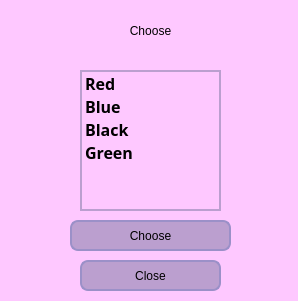
<?xml version="1.0" encoding="UTF-8"?>
<ui version="4.0">
 <class>chooselist</class>
 <widget class="QDialog" name="chooselist">
  <property name="geometry">
   <rect>
    <x>0</x>
    <y>0</y>
    <width>298</width>
    <height>301</height>
   </rect>
  </property>
  <property name="windowTitle">
   <string>Dialog</string>
  </property>
  <property name="styleSheet">
   <string notr="true">background-color: rgb(254, 200, 255);</string>
  </property>
  <widget class="QLabel" name="label_unused">
   <property name="geometry">
    <rect>
     <x>10</x>
     <y>10</y>
     <width>281</width>
     <height>41</height>
    </rect>
   </property>
   <property name="styleSheet">
    <string notr="true">QLabel {
	 color: rgb(0, 0, 0);
	font: 800 28pt &quot;Montserrat ExtraBold&quot;;
}</string>
   </property>
   <property name="text">
    <string>Choose</string>
   </property>
   <property name="alignment">
    <set>Qt::AlignCenter</set>
   </property>
  </widget>
  <widget class="QListWidget" name="listWidget">
   <property name="geometry">
    <rect>
     <x>80</x>
     <y>70</y>
     <width>141</width>
     <height>141</height>
    </rect>
   </property>
   <property name="font">
    <font>
     <family>Montserrat SemiBold</family>
     <pointsize>12</pointsize>
     <bold>true</bold>
    </font>
   </property>
   <property name="styleSheet">
    <string notr="true">QListWidget {
	color: rgb(0, 0, 0);
	border: 2px solid rgb(187, 159, 207);
}
QListWidget::item:hover {
	background-color: rgb(211, 164, 220)
}
QListWidget::item:focus {
	background-color: rgb(187, 159, 207)
}

</string>
   </property>
   <item>
    <property name="text">
     <string>Red</string>
    </property>
    <property name="foreground">
     <brush brushstyle="NoBrush">
      <color alpha="255">
       <red>255</red>
       <green>24</green>
       <blue>105</blue>
      </color>
     </brush>
    </property>
   </item>
   <item>
    <property name="text">
     <string>Blue</string>
    </property>
    <property name="background">
     <brush brushstyle="NoBrush">
      <color alpha="0">
       <red>0</red>
       <green>0</green>
       <blue>0</blue>
      </color>
     </brush>
    </property>
    <property name="foreground">
     <brush brushstyle="NoBrush">
      <color alpha="255">
       <red>97</red>
       <green>143</green>
       <blue>229</blue>
      </color>
     </brush>
    </property>
   </item>
   <item>
    <property name="text">
     <string>Black</string>
    </property>
   </item>
   <item>
    <property name="text">
     <string>Green</string>
    </property>
    <property name="foreground">
     <brush brushstyle="NoBrush">
      <color alpha="255">
       <red>153</red>
       <green>255</green>
       <blue>75</blue>
      </color>
     </brush>
    </property>
   </item>
  </widget>
  <widget class="QPushButton" name="btn_choose">
   <property name="geometry">
    <rect>
     <x>70</x>
     <y>220</y>
     <width>161</width>
     <height>31</height>
    </rect>
   </property>
   <property name="styleSheet">
    <string notr="true">QPushButton {
 border: 2px solid  rgb(155, 144, 200);
 border-radius: 8px;
 padding-left: auto;
    padding-right: auto;
 color: rgb(0, 0, 0);
 background-color: rgb(187, 159, 207);
 font: 600 12pt &quot;Montserrat SemiBold&quot;;
}
QPushButton:hover {
 border: 2px solid rgb(156, 132, 192);
 background-color: rgb(156, 132, 192);
}
QPushButton:focus {
 border: 2px solid rgb(109, 86, 154);

}</string>
   </property>
   <property name="text">
    <string>Choose</string>
   </property>
  </widget>
  <widget class="QPushButton" name="btn_close">
   <property name="geometry">
    <rect>
     <x>80</x>
     <y>260</y>
     <width>141</width>
     <height>31</height>
    </rect>
   </property>
   <property name="styleSheet">
    <string notr="true">QPushButton {
 border: 2px solid  rgb(155, 144, 200);
 border-radius: 8px;
 padding-left: auto;
    padding-right: auto;
 color: rgb(0, 0, 0);
 background-color: rgb(187, 159, 207);
 font: 600 12pt &quot;Montserrat SemiBold&quot;;
}
QPushButton:hover {
 border: 2px solid rgb(156, 132, 192);
 background-color: rgb(156, 132, 192);
}
QPushButton:focus {
 border: 2px solid rgb(109, 86, 154);

}</string>
   </property>
   <property name="text">
    <string>Close</string>
   </property>
  </widget>
 </widget>
 <resources/>
 <connections/>
</ui>
